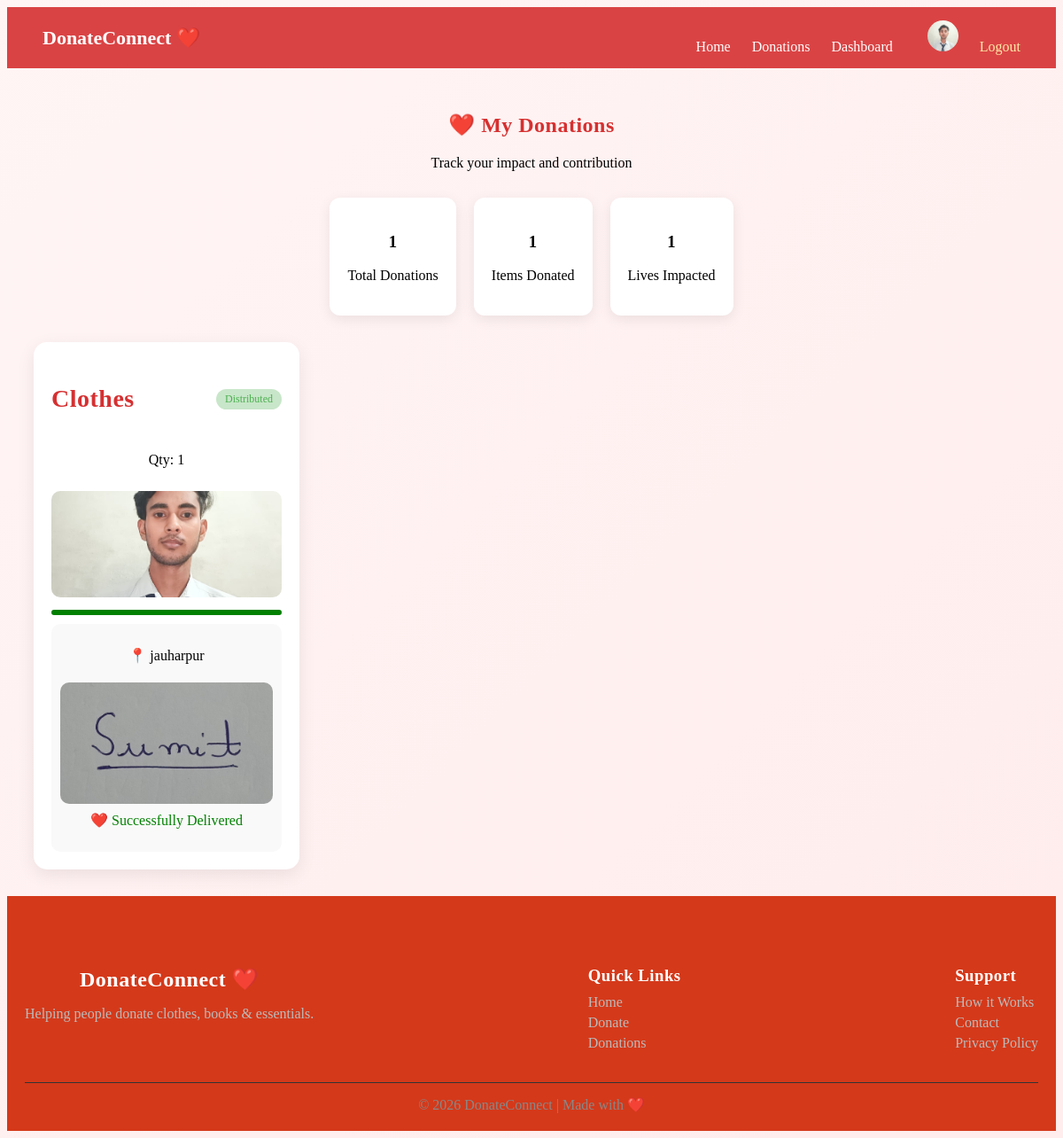
Before: /dashboard/ (signed in) with the older database file.
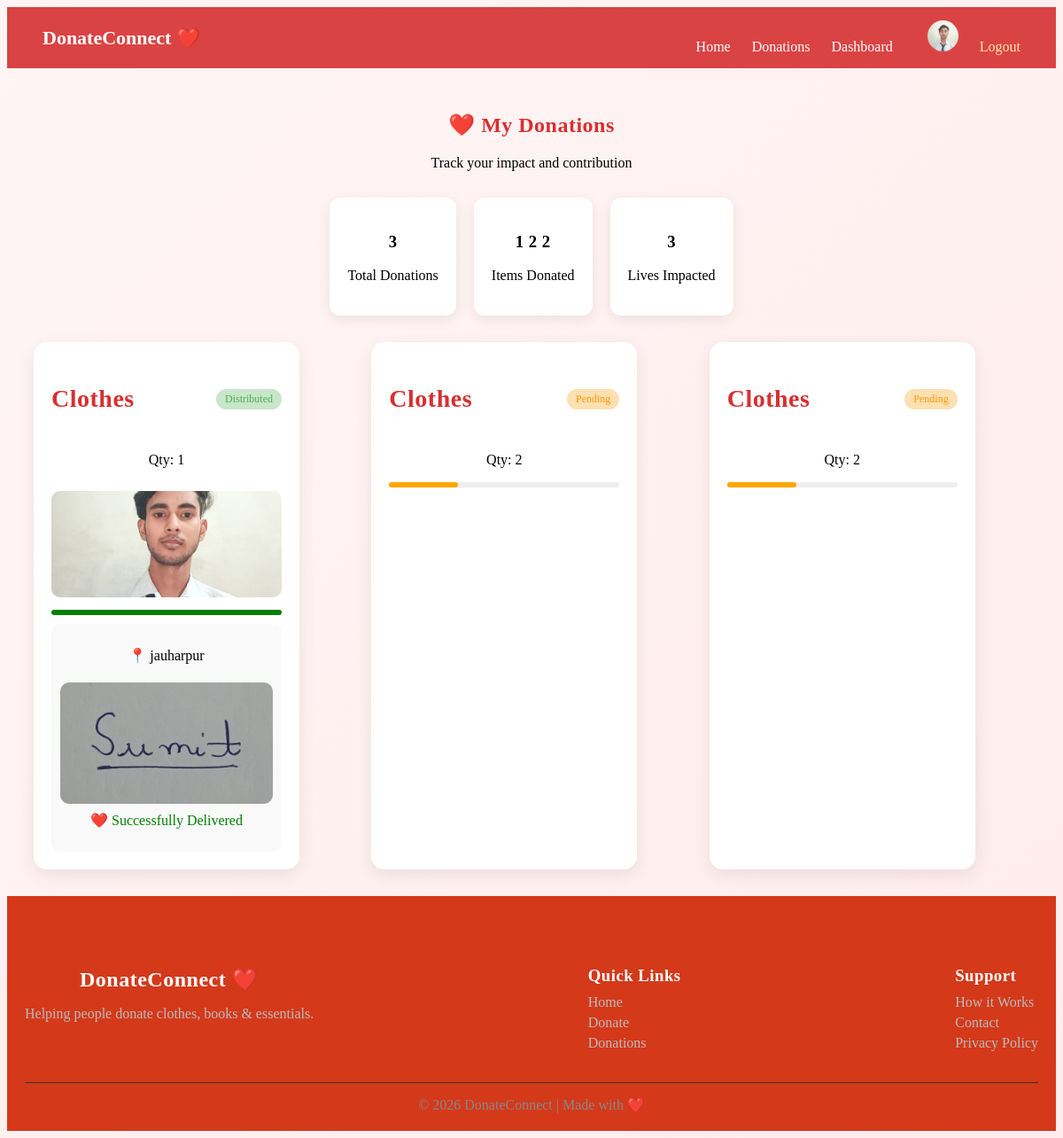
After: the same page with the newer database file.
### ngo/models.py (models this page shows, shortened)
class Donation(models.Model):
    user = models.ForeignKey(
        User,
        on_delete=models.CASCADE,
        null=True,
        related_name='donations'
    )
    assigned_to = models.ForeignKey(
        User,
        on_delete=models.SET_NULL,
        null=True,
        blank=True,
        related_name='assigned_donations'
    )
    name = models.CharField(max_length=100)
    item_type = models.CharField(max_length=50)
    quantity = models.IntegerField()
    address = models.TextField()
    phone = models.CharField(max_length=15, null=True, blank=True)
    email = models.EmailField(null=True, blank=True)
    STATUS_CHOICES = [
        ('Pending', 'Pending'),
        ('Ready', 'Ready for Pickup'),
        ('Picked', 'Picked'),
        ('Distributed', 'Distributed'),
        ('Completed', 'Completed'),
        ('Rejected', 'Rejected'),
    ]
    status = models.CharField(
        max_length=20,
        choices=STATUS_CHOICES,
        default='Pending'
    )
    pickup_date = models.DateField(null=True, blank=True)
    created_at = models.DateTimeField(auto_now_add=True)
    latitude = models.FloatField(null=True, blank=True)
    longitude = models.FloatField(null=True, blank=True)
    image = models.ImageField(upload_to='donations/', null=True, blank=True)

class Distribution(models.Model):
    donation = models.ForeignKey(Donation, on_delete=models.CASCADE)
    location = models.CharField(max_length=200)
    date = models.DateField(auto_now_add=True)
    notes = models.TextField(blank=True)
    image = models.ImageField(upload_to='distribution/', null=True, blank=True)

### ngo/views.py (the view)
# urls.py: path('dashboard/', views.dashboard, name='dashboard'),
@login_required
def dashboard(request):
    donations = Donation.objects.filter(user=request.user)
    return render(request, 'ngo/dashboard.html', {
        'donations': donations
    })

### ngo/templates/ngo/dashboard.html
{% extends 'ngo/base.html' %}
{% block content %}
<div class="dashboard">
    <div class="dashboard-header">
        <h2>❤️ My Donations</h2>
        <p>Track your impact and contribution</p>
    </div>
    <div class="stats">
        <div class="stat">
            <h3>{{ donations|length }}</h3>
            <p>Total Donations</p>
        </div>
        <div class="stat">
            <h3>
                {% for d in donations %}
                    {{ d.quantity }}
                {% endfor %}
            </h3>
            <p>Items Donated</p>
        </div>
        <div class="stat">
            <h3>{{ donations|length }}</h3>
            <p>Lives Impacted</p>
        </div>
    </div>
    <div class="card-container">
        {% for d in donations %}
        <div class="card">
            <div class="card-top">
                <h3>{{ d.item_type }}</h3>
                <span class="status {{ d.status|lower }}">
                    {{ d.status }}
                </span>
            </div>
            <p class="qty">Qty: {{ d.quantity }}</p>
            {% if d.image %}
                <img src="{{ d.image.url }}" class="card-img">
            {% endif %}
            <div class="progress-bar">
                <div class="progress
                    {% if d.status == 'Pending' %}p1
                    {% elif d.status == 'Picked' %}p2
                    {% elif d.status == 'Distributed' %}p3
                    {% endif %}
                "></div>
            </div>
            {% if d.status == "Distributed" %}
            <div class="proof">
                {% for dist in d.distribution_set.all %}
                    <p>📍 {{ dist.location }}</p>
                    {% if dist.image %}
                       <img src="{{ dist.image }}" class="proof-img">
                    {% endif %}
                {% endfor %}
                <p class="impact">❤️ Successfully Delivered</p>
            </div>
            {% endif %}
        </div>
        {% endfor %}
    </div>
</div>
{% endblock %}

Changed rows visible on the page:
added Donation: quantity "2", item_type "Clothes", status "Pending"
added Donation: quantity "2", item_type "Clothes", status "Pending"
Other visible differences:
{{ donations|length }}: "1" → "3"
